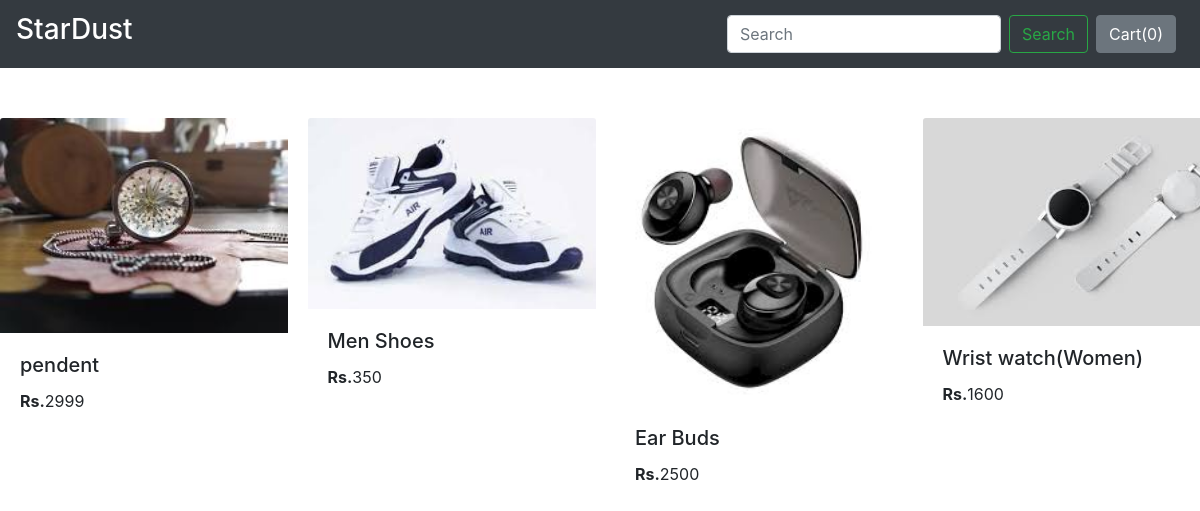
Screenshot of /category/Lighting with the database file from the repository.
### home/models.py (models this page shows, shortened)
class Product(models.Model):
    product_name = models.CharField(max_length=50)
    category = models.CharField(max_length=30, choices=cat)
    subcategory = models.CharField(
        max_length=30, choices=sub_cat)
    sub_sub_category = models.CharField(
        max_length=30, choices=sub_sub_cat)
    price = models.IntegerField(default=0)
    desc = models.CharField(max_length=2000)
    pub_date = models.DateField()
    image = models.ImageField(upload_to="static")

### home/views.py (the view)
# urls.py: path("category/Lighting", views.category_lighting, name="category_lighting"),
def category_lighting(request):
    Prod = Product.objects.filter(category=str("Lighting"))
    return render(request, 'sub_category.html', {'product': Prod})

### template/sub_category.html (shortened to what this page needs)
{% extends "base2.html" %}
	{% block body %}
	<div class="row" style="margin-top:50px;">
	{% for p in product %}
	<div class="col-xs-3 col-sm-3 col-md-3">
		<div style="width: 18rem;">
			<img src='/media/{{p.image}}' class="card-img-top" alt="...">
			<div class="card-body">
				<h5 class="card-title" id="namepr{{p.id}}">{{p.product_name}}</h5>
				<p class="card-text"><b>Rs.</b>{{p.price}}</p>
			</div>
		</div>
	</div>
	{% endfor %}
</div>
    {% endblock body%}

### rows the page displays
Product: image (picture), product_name "pendent", price "2999"
Product: image (picture), product_name "Men Shoes", price "350"
Product: image (picture), product_name "Ear Buds", price "2500"
Product: image (picture), product_name "Wrist watch(Women)", price "1600"
